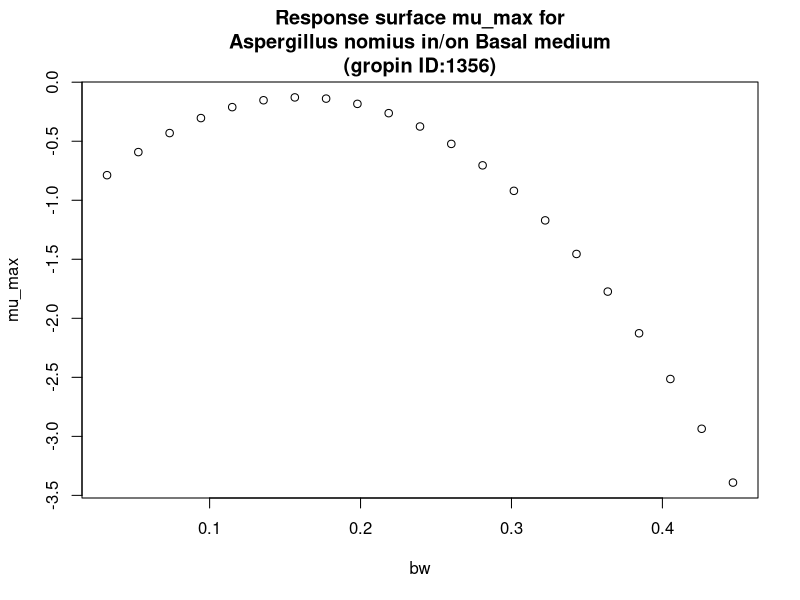

Generate this figure with R:
#############################
# start of Parameter script
#############################
bw <- seq(0.032032,0.446753246753247,length.out=21)
#############################
# end of Parameter script
#############################
############################# 
# start of Model script Gropin ID 1356 
#############################
 
# constant coefficients for this model
 
variables <- data.frame(bw)
argumentsPar <- expand.grid(variables)
 
# heart of the model
response_surface <- function(bw) {
   mumax <-(-1.1570+12.810*bw-39.87*bw^2)

return(mumax=mumax)
} 

# output parameters
mumax <- cbind(argumentsPar,response_surface(argumentsPar['bw']))
colnames(mumax) <- c(colnames(argumentsPar),'mumax')
#############################
# End of Model script
#############################
############################# 
# start of Visualisation script Gropin ID 1356 
#############################
plot(bw,mumax$mumax,
                          xlab='bw',
                          ylab='mu_max',main='Response surface mu_max for
Aspergillus nomius in/on Basal medium
(gropin ID:1356)')
#############################
# End of Visualisation script
#############################
